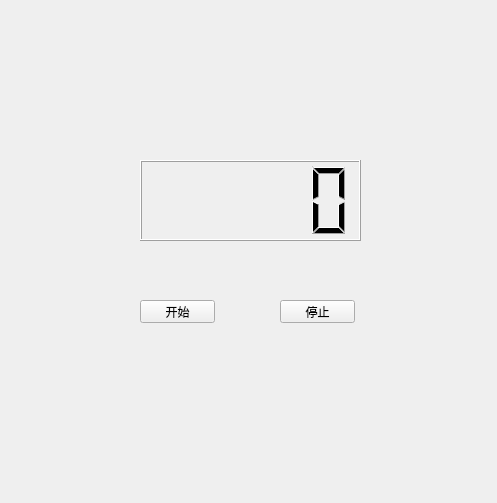
<?xml version="1.0" encoding="UTF-8"?>
<ui version="4.0">
 <class>MyThreadTimerWidget</class>
 <widget class="QWidget" name="MyThreadTimerWidget">
  <property name="geometry">
   <rect>
    <x>0</x>
    <y>0</y>
    <width>497</width>
    <height>503</height>
   </rect>
  </property>
  <property name="windowTitle">
   <string>MyThreadTimerWidget</string>
  </property>
  <widget class="QLCDNumber" name="lcdNumber">
   <property name="geometry">
    <rect>
     <x>140</x>
     <y>160</y>
     <width>221</width>
     <height>81</height>
    </rect>
   </property>
  </widget>
  <widget class="QPushButton" name="startPushButton">
   <property name="geometry">
    <rect>
     <x>140</x>
     <y>300</y>
     <width>75</width>
     <height>23</height>
    </rect>
   </property>
   <property name="text">
    <string>开始</string>
   </property>
  </widget>
  <widget class="QPushButton" name="stopPushButton">
   <property name="geometry">
    <rect>
     <x>280</x>
     <y>300</y>
     <width>75</width>
     <height>23</height>
    </rect>
   </property>
   <property name="text">
    <string>停止</string>
   </property>
  </widget>
 </widget>
 <layoutdefault spacing="6" margin="11"/>
 <resources/>
 <connections/>
</ui>
